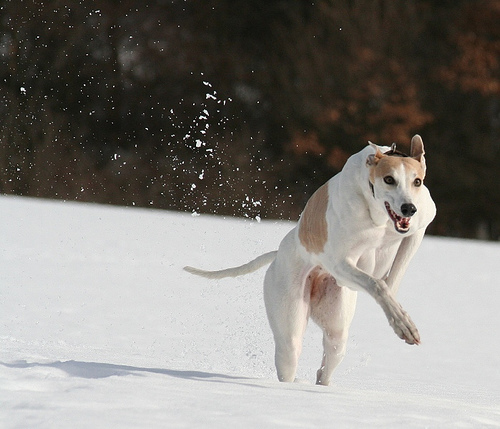
#> input picture Images/101654506_8eb26cfb60.jpg, 500 x 429 px
$ jupyter execute GeometricTransformation.ipynb   (text cells are left out)
#> lines starting #> are read from the running program, lines starting #| are printed output that depends on the picture; pictures that were not available may be replaced by others from this repository, and a replacement may not be noted
[cell 1]
import cv2
import numpy as np

[cell 2]
img = cv2.imread("Images/101654506_8eb26cfb60.jpg")
#> img is the input picture: shape (429, 500, 3); mean B, G, R 122.6, 127.4, 130.3
cv2.imshow("opencv",img)
cv2.waitKey(0)
cv2.destroyAllWindows()

[cell 3]
img = cv2.imread("Images/101654506_8eb26cfb60.jpg")
print(img.shape)
#| (429, 500, 3)
new = cv2.pyrDown(img)
new1 = cv2.pyrDown(new)
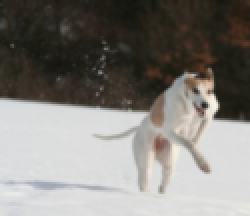
#> new1: shape (108, 125, 3) (shown 2 times larger); mean B, G, R 122.6, 127.5, 130.4
cv2.imshow("opencv",img)
cv2.imshow("opencvnew",new)
cv2.imshow("opencvnew1",new1)
cv2.waitKey(0)
cv2.destroyAllWindows()
print(new.shape)
#| (215, 250, 3)
print(new1.shape)
#| (108, 125, 3)

[cell 4]
img = cv2.imread("Images/101654506_8eb26cfb60.jpg")

big = cv2.pyrUp(new1)
big1 = cv2.pyrUp(big)
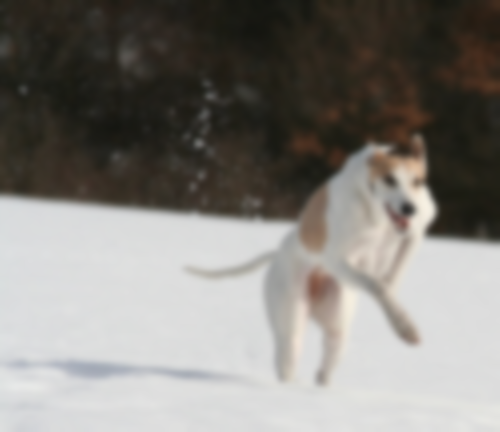
#> big1: shape (432, 500, 3); mean B, G, R 123.4, 128.2, 131.1
cv2.imshow("opencvnew1",new1)
cv2.imshow("opencvnewbig",big)
cv2.imshow("opencvnewbig1",big1)
cv2.waitKey(0)
cv2.destroyAllWindows()

print(new1.shape)
#| (108, 125, 3)
print(big.shape)
#| (216, 250, 3)
print(big1.shape)
#| (432, 500, 3)

[cell 5]
img = cv2.imread("Images/101654506_8eb26cfb60.jpg")
img = cv2.resize(img,(500,500))
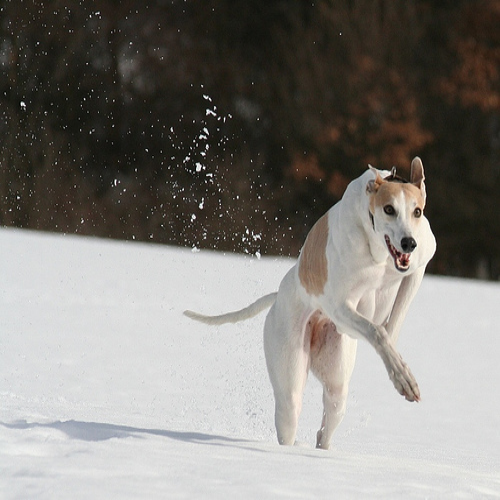
#> img: shape (500, 500, 3); mean B, G, R 122.4, 127.3, 130.2
m = np.float32([[1,0,100],[0,1,50]])
new = cv2.warpAffine(img,m,(500,500))
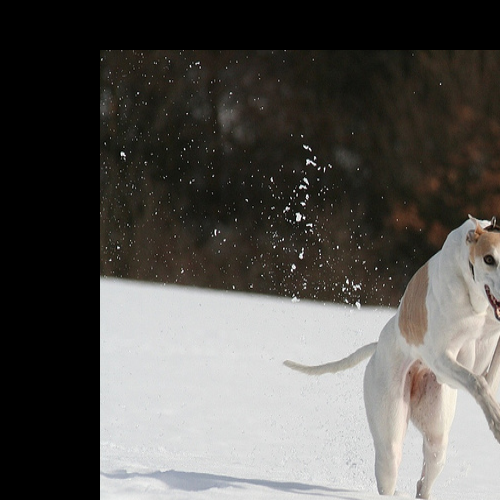
#> new: shape (500, 500, 3); mean B, G, R 81.3, 85, 87.1
cv2.imshow("opencv",img)
cv2.imshow("opencvnew",new)
cv2.imshow("opencvnew1",m)
cv2.waitKey(0)
cv2.destroyAllWindows()

[cell 6]
org_v = cv2.VideoCapture('Images/448411157_26511716985085856_5565055629309195774_n.mp4')
sub_m = cv2.createBackgroundSubtractorMOG2() #its is the masking which removing background of non static object
while org_v.isOpened():
    r,frame = org_v.read() #r return boolen value if video is playing or not
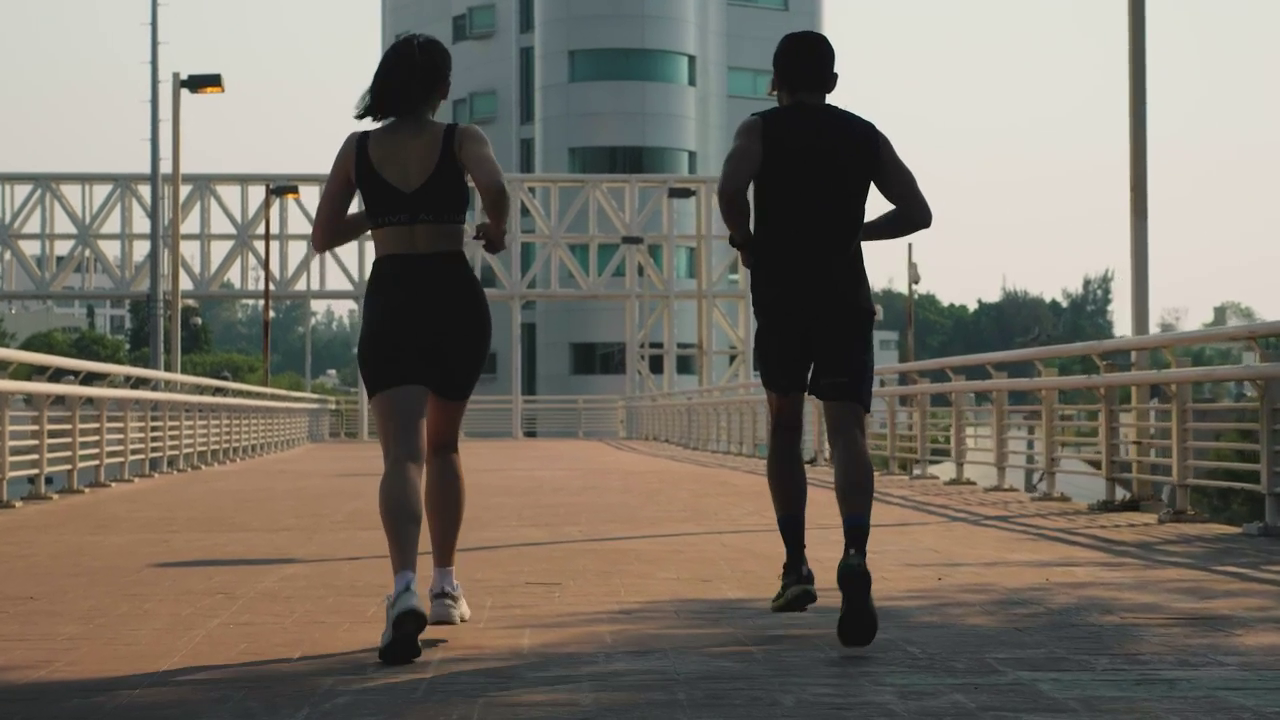
#> input picture frame 29 of Images/mixkit-man-and-woman-jogging-together-on-the-street-40881-hd-ready.mp4, 1280 x 720 px, given in place of 448411157_26511716985085856_5565055629309195774_n.mp4, which was not available
#> frame is the input picture: shape (720, 1280, 3); mean B, G, R 104, 114.4, 120.7
    if r == True:
        frame = cv2.resize(frame,(600,400))
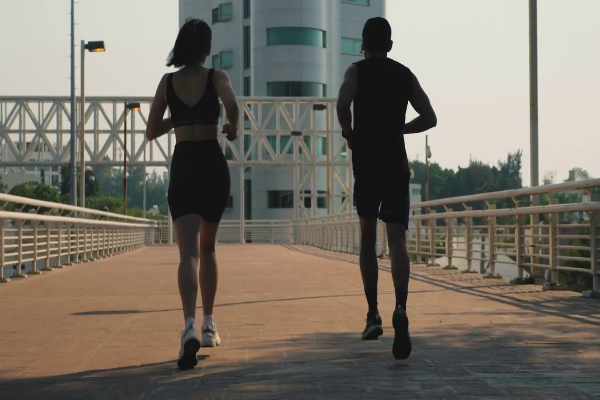
#> frame: shape (400, 600, 3); mean B, G, R 104, 114.3, 120.6
        sub_v = sub_m.apply(frame)
#> sub_v: shape (400, 600); every value is 127
        cv2.imshow("opencv",frame)
        cv2.imshow("opencv1",sub_v)
        # 0 in the waitkey show the first static frame
        if cv2.waitKey(25) & 0xff == ord('p'): #press p to close the video
#> (key Esc is pressed here)
            break
    else:
        break
org_v.release()
cv2.destroyAllWindows()
